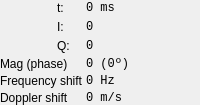
          <widget class="QFrame" name="frame_3">
           <property name="sizePolicy">
            <sizepolicy hsizetype="Expanding" vsizetype="Preferred">
             <horstretch>0</horstretch>
             <verstretch>0</verstretch>
            </sizepolicy>
           </property>
           <property name="frameShape">
            <enum>QFrame::NoFrame</enum>
           </property>
           <property name="frameShadow">
            <enum>QFrame::Plain</enum>
           </property>
           <layout class="QGridLayout" name="gridLayout_4">
            <property name="leftMargin">
             <number>0</number>
            </property>
            <property name="topMargin">
             <number>0</number>
            </property>
            <property name="rightMargin">
             <number>0</number>
            </property>
            <property name="bottomMargin">
             <number>0</number>
            </property>
            <property name="spacing">
             <number>3</number>
            </property>
            <item row="1" column="1">
             <widget class="QLabel" name="label_9">
              <property name="text">
               <string>t:</string>
              </property>
             </widget>
            </item>
            <item row="4" column="2">
             <widget class="QLabel" name="magPhaseLabel">
              <property name="font">
               <font>
                <family>Monospace</family>
                <weight>50</weight>
                <bold>false</bold>
               </font>
              </property>
              <property name="text">
               <string>0 (0º)</string>
              </property>
             </widget>
            </item>
            <item row="3" column="1">
             <widget class="QLabel" name="label_7">
              <property name="text">
               <string>Q:</string>
              </property>
             </widget>
            </item>
            <item row="6" column="2">
             <widget class="QLabel" name="dopplerShiftLabel">
              <property name="font">
               <font>
                <family>Monospace</family>
               </font>
              </property>
              <property name="text">
               <string>0 m/s</string>
              </property>
             </widget>
            </item>
            <item row="1" column="0" rowspan="3">
             <widget class="Constellation" name="constellation">
              <property name="minimumSize">
               <size>
                <width>54</width>
                <height>54</height>
               </size>
              </property>
              <property name="maximumSize">
               <size>
                <width>54</width>
                <height>54</height>
               </size>
              </property>
              <property name="backgroundColor">
               <color>
                <red>29</red>
                <green>29</green>
                <blue>31</blue>
               </color>
              </property>
              <property name="foregroundColor">
               <color>
                <red>255</red>
                <green>255</green>
                <blue>0</blue>
               </color>
              </property>
             </widget>
            </item>
            <item row="1" column="2">
             <widget class="QLabel" name="positionLabel">
              <property name="sizePolicy">
               <sizepolicy hsizetype="Expanding" vsizetype="Preferred">
                <horstretch>0</horstretch>
                <verstretch>0</verstretch>
               </sizepolicy>
              </property>
              <property name="font">
               <font>
                <family>Monospace</family>
                <weight>50</weight>
                <bold>false</bold>
               </font>
              </property>
              <property name="text">
               <string>0 ms</string>
              </property>
             </widget>
            </item>
            <item row="5" column="0" colspan="2">
             <widget class="QLabel" name="label_23">
              <property name="text">
               <string>Frequency shift</string>
              </property>
             </widget>
            </item>
            <item row="6" column="0" colspan="2">
             <widget class="QLabel" name="label_25">
              <property name="text">
               <string>Doppler shift</string>
              </property>
             </widget>
            </item>
            <item row="2" column="1">
             <widget class="QLabel" name="label_8">
              <property name="text">
               <string>I:</string>
              </property>
             </widget>
            </item>
            <item row="3" column="2">
             <widget class="QLabel" name="qLabel">
              <property name="font">
               <font>
                <family>Monospace</family>
                <weight>50</weight>
                <bold>false</bold>
               </font>
              </property>
              <property name="text">
               <string>0</string>
              </property>
             </widget>
            </item>
            <item row="5" column="2">
             <widget class="QLabel" name="freqShiftLabel">
              <property name="font">
               <font>
                <family>Monospace</family>
               </font>
              </property>
              <property name="text">
               <string>0 Hz</string>
              </property>
             </widget>
            </item>
            <item row="4" column="0" colspan="2">
             <widget class="QLabel" name="label">
              <property name="text">
               <string>Mag (phase)</string>
              </property>
             </widget>
            </item>
            <item row="2" column="2">
             <widget class="QLabel" name="iLabel">
              <property name="minimumSize">
               <size>
                <width>0</width>
                <height>0</height>
               </size>
              </property>
              <property name="font">
               <font>
                <family>Monospace</family>
                <weight>50</weight>
                <bold>false</bold>
               </font>
              </property>
              <property name="text">
               <string>0</string>
              </property>
             </widget>
            </item>
           </layout>
          </widget>
